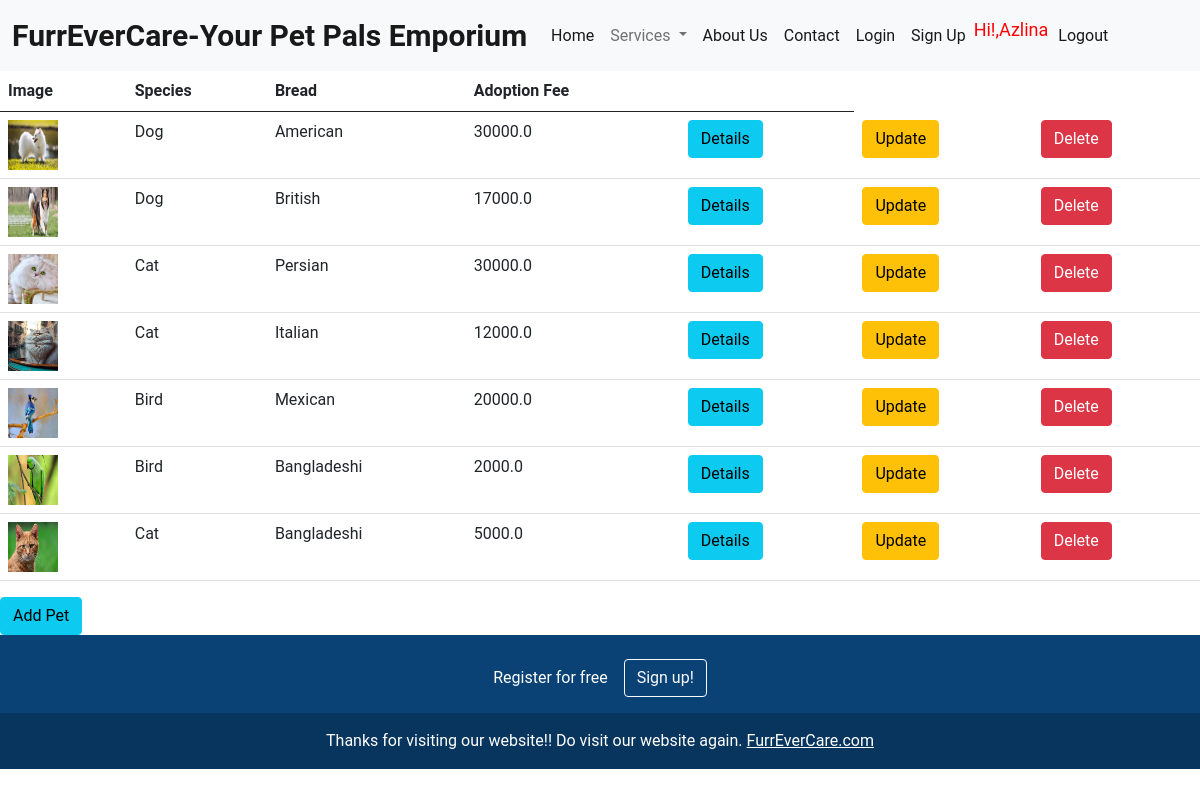
Before: /ServicesAdoption/ (signed in) with the older database file.
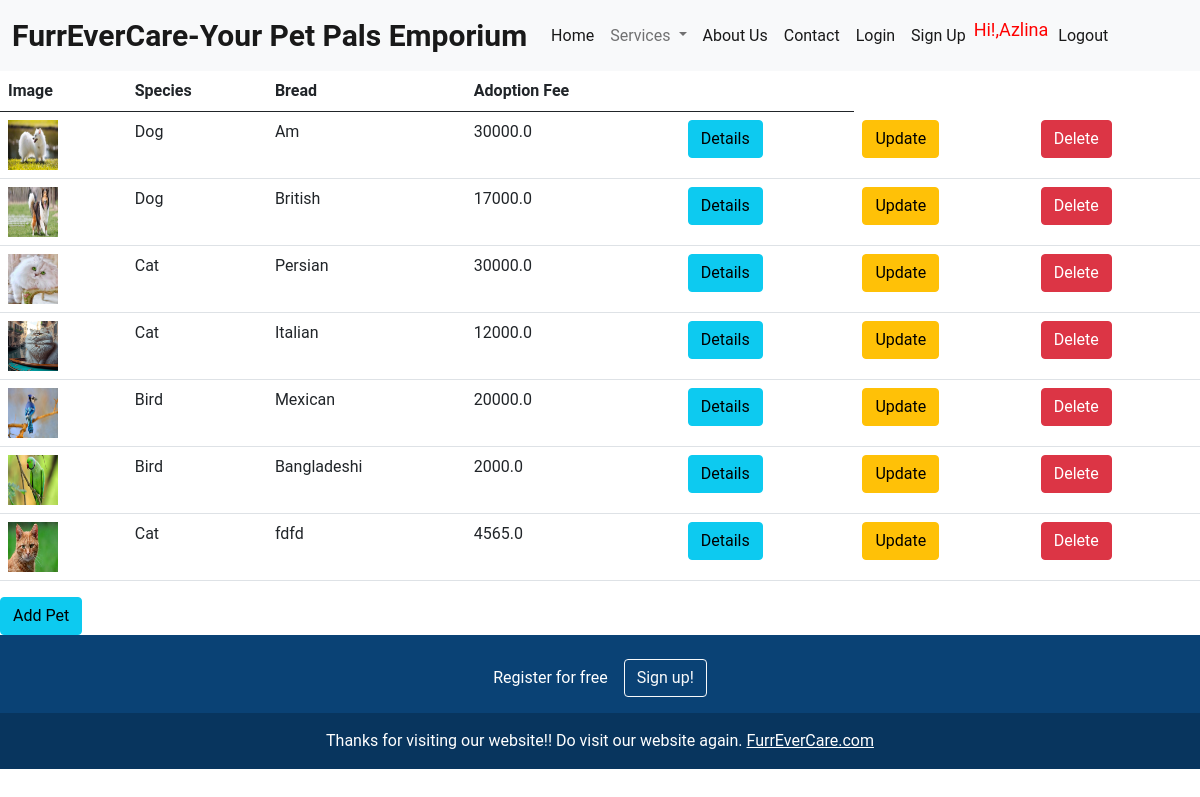
After: the same page with the newer database file.
### pets/models.py (models this page shows, shortened)
class PetPreference(models.Model):
    id = models.IntegerField(primary_key=True)
    species_choice = (
        ('Dog', 'Dog'),
        ('Cat', 'Cat'),
        ('Bird', 'Bird'),
    )
    species = models.CharField(max_length=100, choices=species_choice, blank=True, null=True)
    bread = models.TextField(max_length=200, null=True)
    age = models.IntegerField(blank=True, null=True)
    size_choice = (
        ('Small', 'Small'),
        ('Medium', 'Medium'),
        ('Large', 'Large'),
    )
    size = models.CharField(max_length=100, choices=size_choice, blank=True, null=True)
    description = models.TextField(max_length=200, null=True)
    adoptionFee = models.FloatField(blank=True, null=True)
    image = models.ImageField(upload_to='images/',blank=True,null=True,default='images/default.jpg')

### pets/views.py (the view)
# urls.py: path('ServicesAdoption/',p_view.Services_Adoption,name='ServicesAdoption'),
@login_required(login_url='login')
def Services_Adoption(request):
    pet = PetPreference.objects.all()
    context = {
        'pet': pet,
    }
    return render(request,template_name='Services_Adoption.html',context=context)

### template/Services_Adoption.html
{% extends 'Main.html' %}
{% load static %}
{% block content %}
<table class="table">
  <thead>
    <tr>
        <th scope="col">Image</th>
        <th scope="col">Species</th>
        <th scope="col">Bread</th>
        <th scope="col">Adoption Fee</th>
        <th> </th>
    </tr>
  </thead>
  <tbody>
  {% for p in pet %}
    <tr>
            <td><img src=" {{p.image.url}}" style ="height: 50px;width:50px;"></td>
            <td>{{p.species}}</td>
            <td>{{p.bread}}</td>
            <td>{{p.adoptionFee}}</td>
            <td><a href="{% url 'petdetails' p.id %} " class="btn btn-info">Details</a></td>
             <td><a href="{% url 'update' p.id %} " class="btn btn-warning">Update</a></td>
             <td><a href="{% url 'delete' p.id %} " class="btn btn-danger">Delete</a></td>
    </tr>
  {% endfor %}
  </tbody>
</table>
<div class="d grid gap-2 col-2 max" style="...">
   <a href="{% url 'upload_pet' %} " class="btn btn-info">Add Pet</a>
</div>
{% endblock  %}

Changed rows visible on the page:
removed PetPreference: image (picture), species "Cat", bread "Bangladeshi", adoptionFee "5000.0"
changed PetPreference (number 1 of 7 on the later page): bread "American" → "Am"
added PetPreference: image (picture), species "Cat", bread "fdfd", adoptionFee "4565.0"
